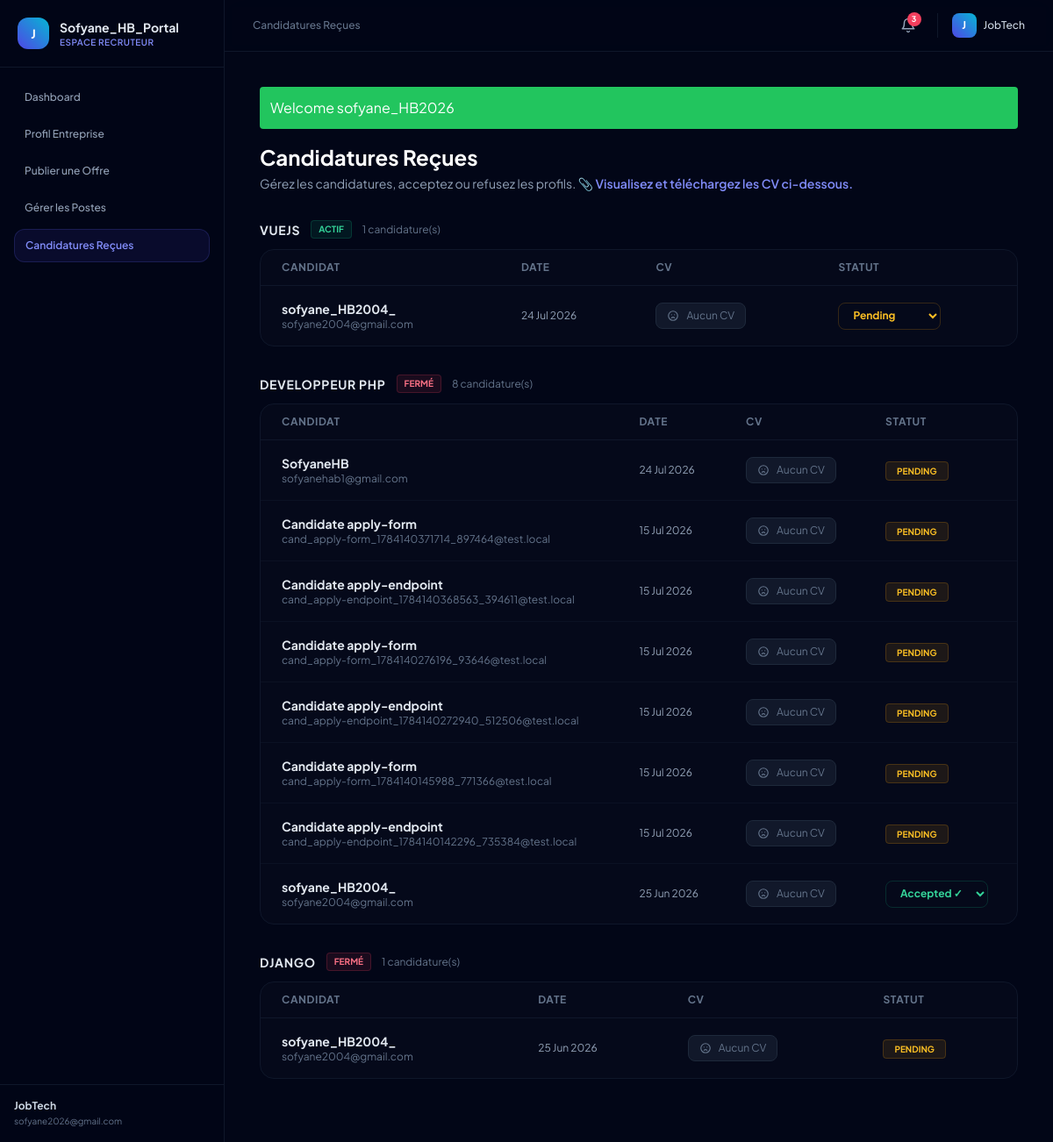
The app's page /company/applicants.php (signed in) with its own data.
### tables this page shows
CREATE TABLE `companies` (
  `id` int(11) NOT NULL,
  `company_name` varchar(150) NOT NULL,
  `logo` varchar(255) DEFAULT NULL,
  `description` text DEFAULT NULL,
  `user_id` int(11) NOT NULL,
  `created_at` timestamp NOT NULL DEFAULT current_timestamp()
);

CREATE TABLE `users` (
  `id` int(11) NOT NULL,
  `full_name` varchar(100) DEFAULT NULL,
  `email` varchar(150) DEFAULT NULL,
  `password` varchar(255) DEFAULT NULL,
  `google_id` varchar(255) DEFAULT NULL,
  `phone` varchar(50) DEFAULT NULL,
  `address` text DEFAULT NULL,
  `country` varchar(100) DEFAULT NULL,
  `skills` text DEFAULT NULL,
  `created_at` timestamp NOT NULL DEFAULT current_timestamp(),
  `role` enum('candidate','company','admin') DEFAULT 'candidate'
);

CREATE TABLE `applications` (
  `id` int(11) NOT NULL,
  `job_id` int(11) NOT NULL,
  `candidate_id` int(11) NOT NULL,
  `status` enum('pending','accepted','rejected') DEFAULT 'pending',
  `cv_path` varchar(500) DEFAULT NULL,
  `applied_at` timestamp NOT NULL DEFAULT current_timestamp()
);

### company/applicants.php (the view, shortened to what this page needs)
<?php
require_once "../config/db.php";
require_once "../includes/functions.php";
$user_id    = $_SESSION['user_id'] ?? null;
$company_id = $_SESSION['company_id'] ?? null;
try {
    $stmt = $pdo->prepare("SELECT c.company_name, u.email FROM companies c JOIN users u ON c.user_id = u.id WHERE c.id = ? LIMIT 1");
    $stmt->execute([$company_id]);
    $company = $stmt->fetch(PDO::FETCH_ASSOC) ?: ['company_name' => 'Company', 'email' => ''];
} catch (PDOException $e) {
    $company = ['company_name' => 'Company', 'email' => ''];
}
try {
    $stmt = $pdo->prepare("
        SELECT id, message, is_read, created_at, type, link
        FROM notifications
        WHERE user_id = ?
        ORDER BY created_at DESC
        LIMIT 10
    ");
    $stmt->execute([$user_id]);
    $company_notifications = $stmt->fetchAll(PDO::FETCH_ASSOC);
    $unread_notif_count = count(array_filter($company_notifications, fn($n) => !$n['is_read']));
} catch (PDOException $e) {
    $company_notifications = [];
    $unread_notif_count = 0;
}
try {
    $stmt = $pdo->prepare("
        SELECT
            a.id          AS app_id,
            a.status,
            a.applied_at,
            a.cv_path,
            u.full_name,
            u.email,
            u.id          AS candidate_id,
            j.title       AS job_title,
            j.id          AS job_id,
            j.status      AS job_status
        FROM applications a
        INNER JOIN jobs  j ON a.job_id       = j.id
        INNER JOIN users u ON a.candidate_id = u.id
        WHERE j.company_id = ?
        ORDER BY a.applied_at DESC
    ");
    $stmt->execute([$company_id]);
    $applicants = $stmt->fetchAll(PDO::FETCH_ASSOC);
} catch (PDOException $e) {
    $applicants = [];
    error_log("applicants fetch error: " . $e->getMessage());
}
$byJob = [];
foreach ($applicants as $app) {
    $byJob[$app['job_title']][] = $app;
}
function getCvPath($app) {
    $possibleDirs = ["../uploads/cv/", "uploads/cv/"];
    return null;
}
?>
<!DOCTYPE html>
<html lang="fr">
<head>
    <script src="https://cdn.tailwindcss.com"></script>
</head>
<body class="flex bg-slate-950 text-slate-100 min-h-screen">
<aside class="w-64 border-r border-slate-900 bg-slate-950/40 h-screen fixed flex flex-col justify-between z-40">
    <div>
        <div class="p-5 flex items-center gap-3 border-b border-slate-900">
            <div class="w-9 h-9 bg-gradient-to-tr from-indigo-600 to-cyan-500 text-white flex items-center justify-center font-bold text-sm rounded-xl">
                <?= strtoupper(substr($company['company_name'], 0, 1)) ?>
            </div>
            <div>
                <div class="font-bold text-sm text-slate-200">Sofyane_HB_Portal</div>
                <div class="text-[10px] text-indigo-400 font-semibold uppercase tracking-wider">Espace Recruteur</div>
            </div>
        </div>
        <nav class="p-4 space-y-1.5 text-xs font-medium">
            <a href="dashboard.php"  class="flex items-center px-3 py-2.5 text-slate-400 hover:text-slate-200 hover:bg-slate-900/40 rounded-xl transition">Dashboard</a>
            <a href="profile.php"    class="flex items-center px-3 py-2.5 text-slate-400 hover:text-slate-200 hover:bg-slate-900/40 rounded-xl transition">Profil Entreprise</a>
            <a href="add_job.php"    class="flex items-center px-3 py-2.5 text-slate-400 hover:text-slate-200 hover:bg-slate-900/40 rounded-xl transition">Publier une Offre</a>
            <a href="my_jobs.php"    class="flex items-center px-3 py-2.5 text-slate-400 hover:text-slate-200 hover:bg-slate-900/40 rounded-xl transition">Gérer les Postes</a>
            <a href="applicants.php" class="flex items-center px-3 py-2.5 bg-indigo-600/10 border border-indigo-500/20 text-indigo-400 rounded-xl font-semibold">Candidatures Reçues</a>
        </nav>
    </div>
    <div class="p-4 border-t border-slate-900">
        <div class="text-xs font-bold text-slate-300 truncate"><?= htmlspecialchars($company['company_name']) ?></div>
        <div class="text-[10px] text-slate-500 truncate mt-0.5"><?= htmlspecialchars($company['email']) ?></div>
    </div>
</aside>
<main class="ml-64 flex-1">
    <nav class="border-b border-slate-900 bg-slate-950/40 backdrop-blur-md sticky top-0 z-30">
        <div class="flex items-center justify-between px-8 py-3">
            <div class="text-xs text-slate-500 font-medium">
                Candidatures Reçues
            </div>
            <div class="flex items-center gap-4">
                <div class="relative">
                    <button onclick="toggleNotifDropdown()" class="relative p-2 text-slate-400 hover:text-slate-200 transition rounded-lg hover:bg-slate-900/40">
                        <svg xmlns="http://www.w3.org/2000/svg" width="18" height="18" viewBox="0 0 24 24" fill="none" stroke="currentColor" stroke-width="2" stroke-linecap="round" stroke-linejoin="round">
                            <path d="M6 8a6 6 0 0 1 12 0c0 7 3 9 3 9H3s3-2 3-9"></path>
                            <path d="M10.3 21a1.94 1.94 0 0 0 3.4 0"></path>
                        </svg>
                        <?php if ($unread_notif_count > 0): ?>
                        <span class="absolute top-0.5 right-0.5 w-4 h-4 bg-rose-500 text-white text-[9px] font-bold flex items-center justify-center rounded-full animate-pulse">
                            <?= $unread_notif_count > 9 ? '9+' : $unread_notif_count ?>
                        </span>
                        <?php endif; ?>
                    </button>
                </div>
                <div class="flex items-center gap-2 pl-4 border-l border-slate-900">
                    <div class="w-7 h-7 bg-gradient-to-tr from-indigo-600 to-cyan-500 text-white flex items-center justify-center font-bold text-xs rounded-lg">
                        <?= strtoupper(substr($company['company_name'], 0, 1)) ?>
                    </div>
                    <span class="text-xs font-medium text-slate-300 hidden md:block"><?= htmlspecialchars($company['company_name']) ?></span>
                </div>
            </div>
        </div>
    </nav>
    <div class="p-8 md:p-10">
        <div class="mb-8">
            <h1 class="text-2xl font-bold text-white">Candidatures Reçues</h1>
            <p class="text-slate-400 text-sm mt-1">Gérez les candidatures, acceptez ou refusez les profils. <span class="text-indigo-400 font-semibold">📎 Visualisez et téléchargez les CV ci-dessous.</span></p>
        </div>
        <?php if (empty($applicants)): ?>
            <div class="bg-slate-900/20 border border-slate-900 rounded-2xl p-12 text-center text-slate-500 text-sm">
                Aucune candidature reçue pour l'instant.
            </div>
        <?php else: ?>
            <?php foreach ($byJob as $jobTitle => $apps):
                $jobStatus = $apps[0]['job_status'] ?? 'active';
                $isClosed  = $jobStatus === 'closed';
            ?>
            <div class="mb-8">
                <div class="flex items-center gap-3 mb-3">
                    <h2 class="font-bold text-slate-200 text-sm uppercase tracking-wider"><?= htmlspecialchars($jobTitle) ?></h2>
                    <?php if ($isClosed): ?>
                        <span class="text-[10px] font-bold uppercase px-2 py-0.5 rounded bg-rose-500/10 text-rose-400 border border-rose-500/20">Fermé</span>
                    <?php else: ?>
                        <span class="text-[10px] font-bold uppercase px-2 py-0.5 rounded bg-emerald-500/10 text-emerald-400 border border-emerald-500/20">Actif</span>
                    <?php endif; ?>
                    <span class="text-xs text-slate-500"><?= count($apps) ?> candidature(s)</span>
                </div>
                <div class="bg-slate-900/20 border border-slate-900 rounded-2xl overflow-hidden">
                    <table class="w-full text-sm text-left">
                        <thead class="border-b border-slate-900 text-xs font-semibold text-slate-500 uppercase tracking-wider">
                            <tr>
                                <th class="px-6 py-3">Candidat</th>
                                <th class="px-6 py-3">Date</th>
                                <th class="px-6 py-3">CV</th>
                                <th class="px-6 py-3">Statut</th>
                            </tr>
                        </thead>
                        <tbody class="divide-y divide-slate-900/60">
                            <?php foreach ($apps as $app):
                                $s = $app['status'];
                                $badge = [
                                    'pending'  => 'bg-amber-500/10  text-amber-400  border-amber-500/20',
                                    'accepted' => 'bg-emerald-500/10 text-emerald-400 border-emerald-500/20',
                                    'rejected' => 'bg-rose-500/10   text-rose-400   border-rose-500/20',
                                ][$s] ?? 'bg-slate-500/10 text-slate-400 border-slate-500/20';
                                $cvPath = getCvPath($app);
                                $hasCv = $cvPath !== null;
                            ?>
                            <tr class="hover:bg-slate-900/30 transition">
                                <td class="px-6 py-4">
    <a href="view_candidate.php?id=<?= $app['candidate_id'] ?>" title="Voir le profil" class="font-bold text-slate-200 hover:text-indigo-400 transition block">
        <?= htmlspecialchars($app['full_name']) ?>
    </a>
    <div class="text-xs text-slate-500"><?= htmlspecialchars($app['email']) ?></div>
</td>
                                <td class="px-6 py-4 text-slate-400 text-xs">
                                    <?= date('d M Y', strtotime($app['applied_at'])) ?>
                                </td>
                                <td class="px-6 py-4">
                                    <?php if ($hasCv): ?>
                                        <a href="download_cv.php?app_id=<?= (int)$app['app_id'] ?>"
                                           target="_blank"
                                           class="inline-flex items-center gap-2 px-3 py-1.5 bg-indigo-500/10 text-indigo-400 border border-indigo-500/20 rounded-lg text-xs font-semibold hover:bg-indigo-500/20 transition">
                                            <svg class="w-3.5 h-3.5" fill="none" stroke="currentColor" stroke-width="2" viewBox="0 0 24 24">
                                                <path stroke-linecap="round" stroke-linejoin="round" d="M12 10v6m0 0l-3-3m3 3l3-3m2 8H7a2 2 0 01-2-2V5a2 2 0 012-2h5.586a1 1 0 01.707.293l5.414 5.414a1 1 0 01.293.707V19a2 2 0 01-2 2z"/>
                                            </svg>
                                            Voir / Télécharger CV
                                        </a>
                                    <?php else: ?>
                                        <span class="inline-flex items-center gap-2 px-3 py-1.5 bg-slate-800/50 text-slate-500 border border-slate-800 rounded-lg text-xs">
                                            <svg class="w-3.5 h-3.5" fill="none" stroke="currentColor" stroke-width="2" viewBox="0 0 24 24">
                                                <path stroke-linecap="round" stroke-linejoin="round" d="M9.172 16.172a4 4 0 015.656 0M9 10h.01M15 10h.01M21 12a9 9 0 11-18 0 9 9 0 0118 0z"/>
                                            </svg>
                                            Aucun CV
                                        </span>
                                    <?php endif; ?>
                                </td>
                                <td class="px-6 py-4">
                                    <?php if ($isClosed && $s !== 'accepted'): ?>
                                        <span class="text-[10px] font-bold uppercase px-3 py-1 rounded border <?= $badge ?>">
                                            <?= ucfirst($s) ?>
                                        </span>
                                    <?php else: ?>
                                        <form method="POST" class="inline">
                                            <select name="status" onchange="this.form.submit()"
                                                class="text-xs font-bold rounded-lg px-3 py-1.5 border cursor-pointer focus:outline-none bg-transparent transition <?= $badge ?>">
                                                <option value="pending"  <?= $s==='pending' ?'selected':'' ?>>Pending</option>
                                                <option value="accepted" <?= $s==='accepted'?'selected':'' ?>>Accepted ✓</option>
                                            </select>
                                        </form>
                                    <?php endif; ?>
                                </td>
                            </tr>
                            <?php endforeach; ?>
                        </tbody>
                    </table>
                </div>
            </div>
            <?php endforeach; ?>
        <?php endif; ?>
    </div>
</main>
</body>
</html>

### company/applicants.php (style rules this page uses)
body { font-family: 'Plus Jakarta Sans', sans-serif; }

### records on screen
companies: company_name "J", company_name "JobTech", user.email "sofyane2026@gmail.com"
applications: candidate.full_name "sofyane_HB2004_", candidate.email "sofyane2004@gmail.com", applied_at "24 Jul 2026", status "Pending"
applications: candidate.full_name "SofyaneHB", candidate.email "sofyanehab1@gmail.com", applied_at "24 Jul 2026", status "PENDING"
applications: candidate.full_name "Candidate apply-form", candidate.email "cand_apply-form_1784140371714_897464@test.local", applied_at "15 Jul 2026", status "PENDING"
applications: candidate.full_name "Candidate apply-endpoint", candidate.email "cand_apply-endpoint_1784140368563_394611@test.local", applied_at "15 Jul 2026", status "PENDING"
applications: candidate.full_name "Candidate apply-form", candidate.email "cand_apply-form_1784140276196_93646@test.local", applied_at "15 Jul 2026", status "PENDING"
applications: candidate.full_name "Candidate apply-endpoint", candidate.email "cand_apply-endpoint_1784140272940_512506@test.local", applied_at "15 Jul 2026", status "PENDING"
applications: candidate.full_name "Candidate apply-form", candidate.email "cand_apply-form_1784140145988_771366@test.local", applied_at "15 Jul 2026", status "PENDING"
applications: candidate.full_name "Candidate apply-endpoint", candidate.email "cand_apply-endpoint_1784140142296_735384@test.local", applied_at "15 Jul 2026", status "PENDING"
applications: candidate.full_name "sofyane_HB2004_", candidate.email "sofyane2004@gmail.com", applied_at "25 Jun 2026", status "Accepted ✓"
applications: candidate.full_name "sofyane_HB2004_", candidate.email "sofyane2004@gmail.com", applied_at "25 Jun 2026", status "PENDING"

### other values on screen
$unread_notif_count "3"
$flash['message'] "Welcome sofyane_HB2026"
$jobTitle "VUEJS"
count($apps) "1"
$jobTitle "DEVELOPPEUR PHP"
count($apps) "8"
$jobTitle "DJANGO"
